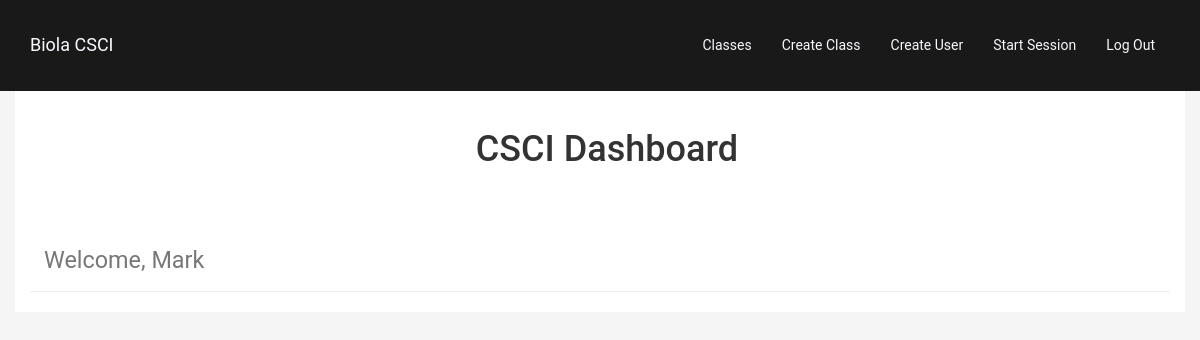
Before: /dashboard.php (signed in) with the older database file.
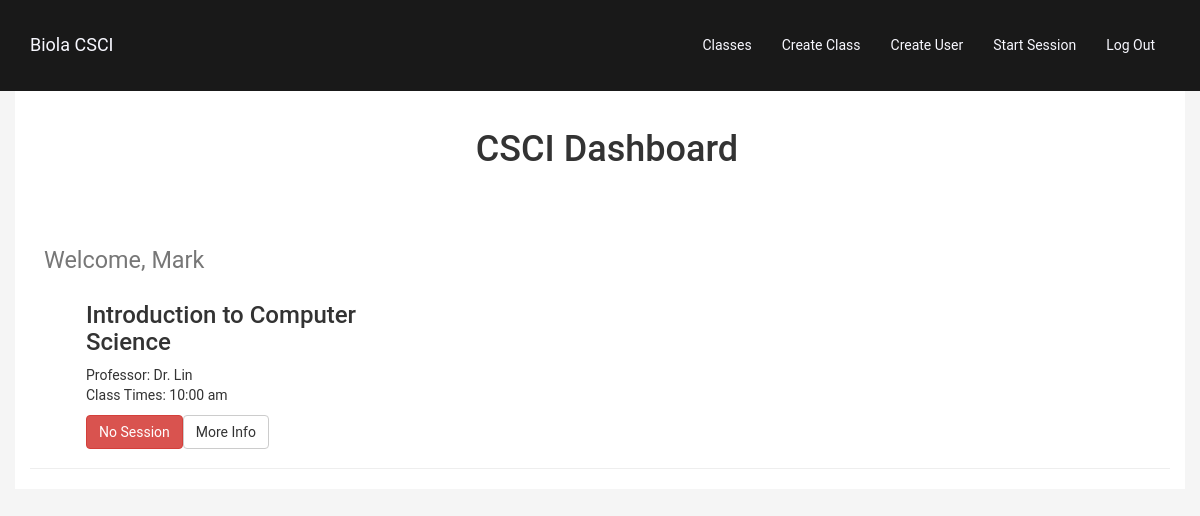
After: the same page with the newer database file.
### tables this page shows
CREATE TABLE IF NOT EXISTS `class` (
  `classID` INT NOT NULL AUTO_INCREMENT,
  `classCode` VARCHAR(45) NULL,
  `professorEmail` VARCHAR (45) NULL,
  `taEmail` VARCHAR (45) NULL,
  `className` VARCHAR(45) NULL,
  `activeSession` INT DEFAULT '0',
  `syllabusURL` VARCHAR(45) NULL,
  `classTime` VARCHAR(45) NULL,
  `room` VARCHAR(45) NULL,
  `taHours` VARCHAR(45) NULL,
  `instructorHours` VARCHAR(45) NULL,
  `classDescription` MEDIUMTEXT NULL,
  PRIMARY KEY (`classID`));

### resources/library/db.php (called while the page is built)
<?php
class db {
	private static function connect(){
		$config = include('resources/config.php');
		$dbuser = $config['dbuser'];
		$dbpassword = $config['dbpassword'];
		$dbhost = $config['dbhost'];
		$dbport = $config['dbport'];
		$dbname = $config['dbname'];
		try{
			$pdo = new PDO(sprintf('mysql:host=%s;port=%s;dbname=%s;charset=utf8', $dbhost, $dbport, $dbname), $dbuser, $dbpassword);
			$pdo->setAttribute(PDO::ATTR_ERRMODE, PDO::ERRMODE_EXCEPTION);
			return $pdo;
		} catch (PDOException $e){
			print "Error!: " . $e->getMessage() . "<br/>";
    		die();
		}
	}
	public static function query($query, $params = array()){
		$statement = self::connect()->prepare($query);
		$statement->execute($params);
		if (explode(' ', $query)[0] == 'SELECT'){
			$data = $statement->fetchALL();
			return $data;
		}
	}
}
?>

### dashboard.php (the view, shortened to what this page needs)
<?php begin: include 'templates/header.php'; include 'resources/library/db.php';?>
    <body>
        <div class="page-header" style="padding-left: 1em">
          <h1><center>CSCI Dashboard</center></br></br><small> Welcome, <?php echo $_SESSION['user_fName']; ?></small></h1>
             <?php
             include_once 'resources/library/db.php';
             $class_id = db::query("SELECT class_classID from user_class where user_email = :user_email", array(':user_email'=>$_SESSION['user_id']));
             for($count = 0; $count < count($class_id); $count++){
                 $classID = print_r($class_id[$count]["class_classID"], true);
                 $result = db::query("SELECT className, syllabusURL, classTime, activeSession from class where classID = :classID", array(':classID'=>$classID));
                 $className = print_r($result[0]["className"], true);
                 $classTime = print_r($result[0]["classTime"], true);
                 $activeSession = print_r($result[0]["activeSession"], true);
                 $classURL = print_r($result[0]["syllabusURL"], true);
                 echo '<div class="row" style="padding-left: 3em">';
                 echo     '<div class="col-sm-6 col-md-4">';
                 echo       '<div class="caption">';
                 echo           "<h3>$className</h3>";
                 echo               '<p>';
                 echo                   'Professor: Dr. Lin </br>';
                 echo                   "Class Times: $classTime";
                 echo               '</p>';
                 if($activeSession == 1){
                     echo '<p><a href="#" class="btn btn-success" role="button">Join Session</a>';
                 } else {
                     echo '<p><a href="#" class="btn btn-danger" role="button">No Session</a>';
                 }
                 echo        '<a href="';
                 echo        $classURL;
                 echo        '" class="btn btn-default" role="button">More Info</a></p>';
                 echo   '</div>';
                 echo '</div>';
             }
              ?>
               </div>
        </div>
    </body>
</html>

### templates/header.php (shortened to what this page needs)
<head>
    <link href="/css/bootstrap.min.css" rel="stylesheet">
    <link href="/css/style.css" rel="stylesheet">
</head>
<body id="page-top" data-spy="scroll" data-target=".navbar-fixed-top">
    <nav class="navbar navbar-fixed-top" role="navigation">
        <div class="container">
            <div class="navbar-header page-scroll">
                <a class="navbar-brand page-scroll" href="/index.php">Biola CSCI</a>
            </div>
            <div class="collapse navbar-collapse navbar-ex1-collapse">
                <ul class="nav navbar-nav">
                    <li class="nav-item dropdown">
                        <a href="#" id="navbarDropdownMenuLink" data-toggle="dropdown" aria-haspopup="true" aria-expanded="false">Classes</a>
                    </li>
                    <?php
                    if($_SESSION['user_perm'] > "2"){
                        echo '<li class="nav-item">';
                        echo '<a href="#">Create Class</a>';
                        echo '</li>';
                    }
                    ?>
                    <?php
                    if($_SESSION['user_perm'] == "4"){
                        echo '<li class="nav-item">';
                        echo '<a href="/adduser.php">Create User</a>';
                        echo '</li>';
                    }
                    ?>
                    <?php
                    if($_SESSION['user_perm'] > "1"){
                        echo '<li class="nav-item">';
                        echo '<a href="/classroom.php">Start Session</a>';
                        echo '</li>';
                    }
                    ?>
                    <li class="nav-item">
                        <a href="/logout.php">Log Out</a>
                    </li>
                </ul>
            </div>
        </div>
    </nav>
    <div class="container page-content">

### css/style.css (style rules this page uses)
a { color: var(--main-color); }
body { font-family: 'Roboto', sans-serif; background-color: whitesmoke; }
.container.page-content { background-color: white; }
.container.page-content { padding-top: 50px; }
@media (min-width:768px) { .container.page-content { padding-top: 90px; } }
.navbar { background-color: #191919; }
.navbar .navbar-brand, .navbar .navbar-nav>li>a { color:ghostwhite; }
.navbar-fixed-top .navbar-collapse { max-height: 100%; }
@media (min-width:767px) { .navbar { padding: 0px; } }
@media (min-width:767px) { .nav.navbar-nav { float: right; } }
@media (min-width:767px) { .navbar-nav>li>a, .navbar-brand { padding-top: 35px; padding-bottom: 35px; -webkit-transition: background .5s ease-in-out,padding .5s ease-in-out; -moz-transition: background .5s ease-in-out,padding .5s ease-in-out; transition: background .5s ease-in-out,padding .5s ease-in-out; } }

Changed rows visible on the page:
added class: className "Introduction to Computer Science", classTime "10:00 am", activeSession "No Session"
